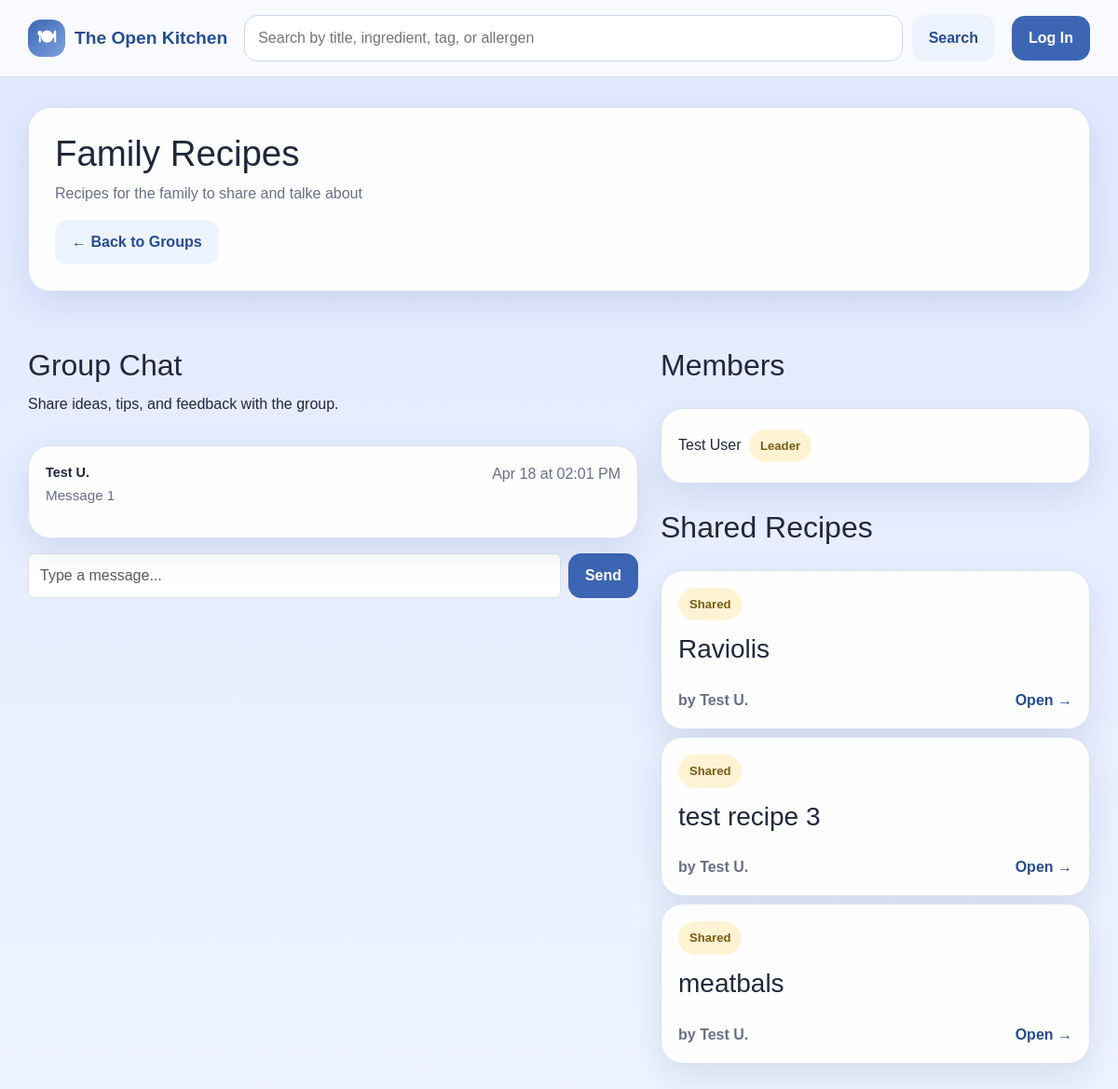
Screenshot of /groups/1 with the database file from the repository.
### app/models.py (models this page shows, shortened)
class Group(db.Model):
    __tablename__ = 'groups'
    id = db.Column(db.Integer, primary_key=True)
    leaderID = db.Column(db.Integer, db.ForeignKey('users.id'), nullable=False)
    name = db.Column(db.String(100), nullable=False)
    description = db.Column(db.Text)
    dateCreated = db.Column(db.DateTime, nullable=False)
    members = db.relationship('GroupMember', backref='group', lazy=True)
    messages = db.relationship('GroupMessage', backref='group', lazy=True)

class GroupMessage(db.Model):
    __tablename__ = 'group_messages'
    id = db.Column(db.Integer, primary_key=True)
    groupID = db.Column(db.Integer, db.ForeignKey('groups.id'), nullable=False)
    senderID = db.Column(db.Integer, db.ForeignKey('users.id'), nullable=False)
    content = db.Column(db.Text, nullable=False)
    dateSent = db.Column(db.DateTime, nullable=False)
    sender = db.relationship('User', foreign_keys=[senderID])

class User(db.Model):
    __tablename__ = 'users'
    id = db.Column(db.Integer, primary_key=True)
    firstName = db.Column(db.String(50), nullable=False)
    lastName = db.Column(db.String(50), nullable=False)
    email = db.Column(db.String(100), unique=True, nullable=False)
    password = db.Column(db.String(255), nullable=False)
    role = db.Column(db.String(20), nullable=False, default='contributor')
    isActive = db.Column(db.Boolean, default=True)
    dateCreated = db.Column(db.DateTime, nullable=False, default=datetime.now)
    avatar = db.Column(db.String(255), nullable=True)
    recipes = db.relationship('Recipe', backref='author', lazy=True)

class GroupMember(db.Model):
    __tablename__ = 'group_members'
    id = db.Column(db.Integer, primary_key=True)
    groupID = db.Column(db.Integer, db.ForeignKey('groups.id'), nullable=False)
    userID = db.Column(db.Integer, db.ForeignKey('users.id'), nullable=False)
    dateJoined = db.Column(db.DateTime, nullable=False)
    user = db.relationship('User', backref='memberships', lazy=True)

class GroupRecipe(db.Model):
    __tablename__ = 'group_recipes'
    id = db.Column(db.Integer, primary_key=True)
    groupID = db.Column(db.Integer, db.ForeignKey('groups.id'), nullable=False)
    recipeID = db.Column(db.Integer, db.ForeignKey('recipes.id'), nullable=False)
    sharedByID = db.Column(db.Integer, db.ForeignKey('users.id'), nullable=False)
    dateSaved = db.Column(db.DateTime, nullable=False)
    recipe = db.relationship('Recipe', foreign_keys=[recipeID])
    sharedBy = db.relationship('User', foreign_keys=[sharedByID])

class Recipe(db.Model):
    __tablename__ = 'recipes'
    id = db.Column(db.Integer, primary_key=True)
    authorID = db.Column(db.Integer, db.ForeignKey('users.id'), nullable=False)
    title = db.Column(db.String(150), nullable=False)
    description = db.Column(db.Text, nullable=True)
    instructions = db.Column(db.Text, nullable=False)
    forkedFrom = db.Column(db.Integer, db.ForeignKey('recipes.id'), nullable=True)
    baseServings = db.Column(db.Integer, nullable=False)
    prepTime = db.Column(db.Integer, nullable=True)
    cookTime = db.Column(db.Integer, nullable=True)
    image = db.Column(db.String(255), nullable=True)
    dateCreated = db.Column(db.DateTime, nullable=False, default=datetime.now)
    ingredients = db.relationship('Ingredient', backref='recipe', lazy=True, cascade='all, delete-orphan')
    categories = db.relationship('RecipeCategory', backref='recipe', lazy=True, cascade='all, delete-orphan')
    dietary_tags = db.relationship('RecipeDietaryTag', backref='recipe', lazy=True, cascade='all, delete-orphan')
    allergens = db.relationship('RecipeAllergen', backref='recipe', lazy=True, cascade='all, delete-orphan')

### app/routes.py (the view)
@app.route('/groups/<int:group_id>')
def view_group(group_id):
    group = Group.query.get_or_404(group_id)
    messages = GroupMessage.query.filter_by(groupID=group_id).order_by(GroupMessage.dateSent).all()
    shared_recipes = GroupRecipe.query.filter_by(groupID=group_id).all()
    members = GroupMember.query.filter_by(groupID=group_id).all()
    return render_template('groups/view.html', group=group, messages=messages,
                           shared_recipes=shared_recipes, members=members)

### app/routes.py (called while the page is built)
def get_current_user():
    if 'user_id' in session:
        return User.query.get(session['user_id'])
    return None

def current_user_id():
    return session.get('user_id')

@app.context_processor
def inject_current_user():
    return {'current_user': get_current_user()}

def _get_notifications():
    uid = current_user_id()
    if uid is None:
        return []
    return Notification.query.filter_by(userID=uid).order_by(Notification.dateCreated.desc()).all()

@app.context_processor
def inject_notifications():
    notifications = _get_notifications()
    has_unread = any(not n.isRead for n in notifications)
    return dict(notifications=notifications, has_unread=has_unread)

### app/templates/groups/view.html (shortened to what this page needs)
{% extends "base.html" %}
{% block content %}
<section class="hero-card">
    <div>
        <h1>{{ group.name }}</h1>
        <p class="hero-copy">{{ group.description or 'No description provided.' }}</p>
        <div class="hero-actions">
            <a href="{{ url_for('my_groups') }}" class="btn btn-secondary">← Back to Groups</a>
        </div>
    </div>
</section>
<div class="row g-4 mt-2">
    <div class="col-md-7">
        <section class="section-head">
            <div>
                <h2>Group Chat</h2>
                <p>Share ideas, tips, and feedback with the group.</p>
            </div>
        </section>
        <article class="recipe-card mb-3" style="max-height: 400px; overflow-y: auto;" id="chatBox">
            {% if messages %}
                {% for msg in messages %}
                <div class="mb-3">
                    <div class="d-flex justify-content-between">
                        <span class="fw-semibold" style="font-size: .9rem;">
                            {{ msg.sender.firstName }} {{ msg.sender.lastName[0] }}.
                        </span>
                        <span class="muted-small">{{ msg.dateSent.strftime('%b %d at %I:%M %p') }}</span>
                    </div>
                    <p class="mb-0" style="font-size: .95rem;">{{ msg.content }}</p>
                </div>
                {% endfor %}
            {% else %}
                <p class="text-muted">No messages yet. Start the conversation!</p>
            {% endif %}
        </article>
        <form method="POST" action="{{ url_for('send_message', group_id=group.id) }}">
            <div class="d-flex gap-2">
                <input type="text" name="content" class="form-control" placeholder="Type a message..." required>
                <button type="submit" class="btn btn-primary">Send</button>
            </div>
        </form>
    </div>
    <div class="col-md-5">
        <section class="section-head">
            <div>
                <h2>Members</h2>
            </div>
        </section>
        <article class="recipe-card mb-4">
            {% for m in members %}
            <div class="d-flex align-items-center justify-content-between py-1">
                <span>{{ m.user.firstName }} {{ m.user.lastName }}
                    {% if m.userID == group.leaderID %}
                    <span class="mini-pill ms-1">Leader</span>
                    {% endif %}
                </span>
            </div>
            {% endfor %}
        </article>
        <section class="section-head">
            <div>
                <h2>Shared Recipes</h2>
            </div>
        </section>
        {% if shared_recipes %}
        <div>
            {% for gr in shared_recipes %}
            <div class="recipe-card-wrap mb-2">
                <a href="{{ url_for('view_recipe', recipe_id=gr.recipe.id) }}" class="recipe-card-link">
                    <article class="recipe-card">
                        <div class="recipe-card-content">
                            <div class="recipe-card-top">
                                <span class="mini-pill">Shared</span>
                            </div>
                            <h3>{{ gr.recipe.title }}</h3>
                            <div class="recipe-card-footer">
                                <span class="muted-small">by {{ gr.sharedBy.firstName }} {{ gr.sharedBy.lastName[0] }}.</span>
                                <span>Open →</span>
                            </div>
                        </div>
                    </article>
                </a>
            </div>
            {% endfor %}
        </div>
        {% else %}
        <article class="recipe-card">
            <p class="text-muted mb-0">No recipes shared yet.</p>
        </article>
        {% endif %}
    </div>
</div>
{% endblock %}

### app/static/style.css (style rules this page uses)
:root { --bg-top: #dfe8ff; --bg-bottom: #eef4ff; --surface: rgba(255, 255, 255, 0.96); --surface-strong: #ffffff; --primary: #3c66b3; --primary-dark: #274d90; --accent: #f4c15d; --text: #20283a; --muted: #687087; --line: #d9e2f2; --shadow: 0 14px 36px rgba(40, 62, 113, 0.12); --radius-lg: 24px; --radius-md: 18px; --radius-sm: 12px; }
* { box-sizing: border-box; }
html, body { margin: 0; padding: 0; }
body { font-family: Arial, Helvetica, sans-serif; color: var(--text); background: linear-gradient(180deg, var(--bg-top) 0%, var(--bg-bottom) 100%); }
a { color: inherit; text-decoration: none; }
.searchbar input, input, select, textarea { width: 100%; padding: 12px 14px; border: 1px solid #ccd7ed; border-radius: 14px; font: inherit; background: white; }
.btn { display: inline-flex; align-items: center; justify-content: center; gap: 8px; border: 0; border-radius: 14px; padding: 12px 18px; font-weight: 700; cursor: pointer; }
.btn-primary { background: var(--primary); color: white; }
.btn-secondary { background: #edf3ff; color: var(--primary-dark); }
.hero-card, .recipe-card, .form-card, .panel-card, .empty-state, .alert, .stat-card { background: var(--surface); border: 1px solid var(--line); border-radius: var(--radius-lg); box-shadow: var(--shadow); }
.hero-card { display: grid; grid-template-columns: 1.2fr .8fr; gap: 24px; padding: 28px; }
h1, h2, h3 { margin: 0 0 10px; }
.hero-card h1 { font-size: 2.4rem; line-height: 1.1; }
.hero-copy, .lead, .helper, .muted-small { color: var(--muted); }
.hero-actions, .pill-row, .form-actions { display: flex; gap: 12px; flex-wrap: wrap; }
.section-head { display: flex; align-items: end; justify-content: space-between; gap: 16px; margin: 28px 0 16px; }
.recipe-card-link { display: block; }
.recipe-card { padding: 18px; position: relative; overflow: hidden; transition: transform .16s ease, box-shadow .16s ease; }
.recipe-card-content { position: relative; z-index: 1; transition: opacity 0.4s ease; display: flex; flex-direction: column; height: 100%; }
.recipe-card-top, .content-grid { display: flex; justify-content: space-between; gap: 12px; }
.recipe-card h3 { margin-top: 14px; }
.recipe-card p { margin: 0 0 14px; color: var(--muted); }
.recipe-card-footer { margin-top: 16px; font-weight: 700; color: var(--primary-dark); }
.pill, .mini-pill { display: inline-flex; align-items: center; gap: 6px; border-radius: 999px; padding: 8px 12px; font-size: .82rem; font-weight: 700; }
.mini-pill { background: #fff3d4; color: #7a5b13; }
.recipe-card-footer { margin-top: 16px; font-weight: 700; color: var(--primary-dark); display: flex; justify-content: space-between; align-items: center; gap: 8px; }
.recipe-card-wrap { position: relative; }

### rows the page displays
Group: name "Family Recipes", description "Recipes for the family to share and talke about"
GroupMessage: sender.firstName "Test", sender "U", dateSent "Apr 18 at 02:01 PM", content "Message 1"
GroupMember: user.firstName "Test", user.lastName "User", shows "Leader"
GroupRecipe: recipe "Raviolis", sharedBy.firstName "Test", sharedBy "U"
GroupRecipe: recipe "test recipe 3", sharedBy.firstName "Test", sharedBy "U"
GroupRecipe: recipe "meatbals", sharedBy.firstName "Test", sharedBy "U"
